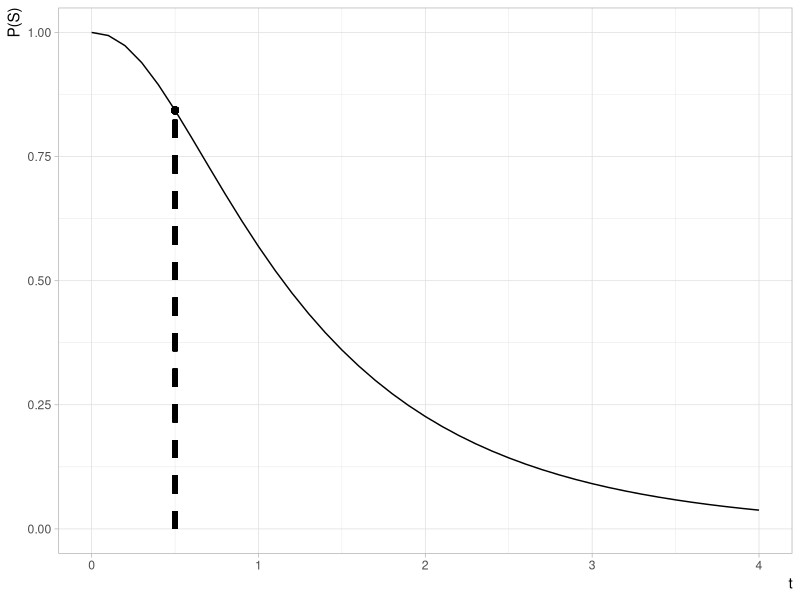

This chart was generated by the following R code:
## ---- chunk 1
knitr::opts_knit$set(root.dir = here::here())
knitr::opts_chunk$set(
  # rows.print = 25,
  # rows.print = 25,
  echo = TRUE,
  # cache = FALSE,
  cache = TRUE,
  include = TRUE,
  fig.show = "asis",
  fig.align = "center",
  fig.width = 8,
  # size = "small",
  fig.height = 5,
  # fig.width = 5,
  # out.width = 5,
  # fig.asp = 0.75,
  warning = FALSE,
  message = FALSE
)
## ---- chunk 2
.path_sans_ext <- file.path('hws', 'hw01', 'hw01')
.path_rmd <- paste0(.path_sans_ext, '.Rmd')
# spelling::spell_check_files(.path_rmd)
## ---- chunk 3
library(tidyverse)
format_num <- function(x, digits = 3) {
  fmt <- sprintf("%%.%df", digits)
  sprintf(fmt, x)
}
## ---- chunk 4
t_x_hide <- 0.5
f_sh1_1 <- function(t) {
  1 - (1 - exp(-t)) * (1 - exp(-t / 2))
}

f_sh1_2 <- function(t) {
  exp(-t) + exp(-t / 2) - exp(-3 * t / 2)
}
f_sh1 <- f_sh1_1
f_sh1_1(t_x_hide)
f_sh1_2(t_x_hide)
f_sh1(t_x_hide)
## ---- chunk 5
f_sh2_1 <- function(t) {
  1 - (1 - exp(-t) * exp(-2 * t)) * (1 - exp(-t / 2) * exp(-t / 3))

}

f_sh2_2 <- function(t) {
  exp(-3 * t) + exp(-5 * t / 6) - exp(-23 * t / 6)
}
f_sh2 <- f_sh2_1
f_sh2_1(t_x_hide)
f_sh2_2(t_x_hide)
f_sh2(t_x_hide)
## ---- chunk 6
f_sh1 <- function(t) {
  exp(-t) + exp(-t / 2) - exp(-3 * t / 2)
  # Or
  # 1 - (1 - exp(-t)) * (1 - exp(-t / 2))
}
f_sh2 <-  function(t) {
  exp(-3 * t) + exp(-5 * t / 6) - exp(-23 * t / 6)
  # Or
  # 1 - (1 - exp(-t) * exp(-2 * t)) * (1 - exp(-t / 2) * exp(-t / 3))
}
f_h1 <- function(t) {
  exp(-t)
}
f_h2 <- function(t) {
  1 - f_h1(t)
}
f_s <- function(t) {
  f_sh1(t) * f_h1(t) + f_sh2(t) * f_h2(t)
}
## ---- chunk 7
t_x <- 0.5
p_s_x <- f_s(t_x)
p_s_x
## ---- chunk 8
seq_t <- seq(0, 4, by = 0.1)
d_q1 <- tibble(t = seq_t)
d_q1a <- d_q1 %>% mutate(p_s = f_s(t))

viz_q1a <-
  d_q1a %>%
  ggplot() +
  aes(x = t, y = p_s) +
  geom_line() +
  geom_segment(
    data = NULL, 
    aes(x = t_x, y = 0, xend = t_x, yend = p_s_x),
    linetype = 2,
    size = 1.5
  ) +
  geom_point(data = NULL, aes(x = t_x, y = p_s_x), size = 2) +
  theme_light() +
  # hrbrthemes::theme_ipsum(base_family = '') +
  # dviz.sup::theme_dviz_grid(font_family = '') +
  theme(
    axis.title.x = element_text(hjust = 1),
    axis.title.y = element_text(hjust = 1)
  ) +
  labs(
    # title = '',
    x = 't',
    y = 'P(S)'
  )
## ---- chunk 9
f_h1s <- function(t) {
  f_sh1(t) * f_h1(t) / f_s(t)
}
p_h1s_x <- f_h1s(t_x)
p_h1s_x
## ---- chunk 10
y_neg <- 50
y_pos <- 70
x_neg <- 55
x_pos <- 65
tp <- 52

total <- x_neg + x_pos
total
# Or...
total <- y_neg + y_pos
total
fp <- y_pos - tp
fp
fn <- x_pos - tp
fn
tn <- y_neg - fn
tn
# Or...
tn <- x_neg - fp
tn
sensi <- tp / (tp + fn)
sensi
speci <- tn / (fp + tn)
speci
ppv <- tp / (tp + fp)
ppv
npv <- tn / (tn + fn)
npv

p_y1x1 <- tp / total
p_y1x1
p_y0x0 <- tn / total
p_y0x0
p_y1x0 <- fp / total
p_y1x0
p_y0x1 <- fn / total
p_y0x1

acc <- sum(p_y1x1, p_y0x0)
acc_inv <- sum(p_y1x0, p_y0x1)
stopifnot(acc + acc_inv == 1)

p_x1 <- ppv
p_x0 <- 1 - p_x1
a <- p_y1x1 * p_x1
b <- p_y1x0 * p_x0
p_x1y1 <- a / (a + b)
p_x1y1

p_x1_new <- 0.01
p_x0_new <- 1 - p_x1_new
a_new <- p_y1x1 * p_x1_new
b_new <- p_y1x0 * p_x0_new
p_x1y1_new <- a_new / (a_new + b_new)
p_x1y1_new
